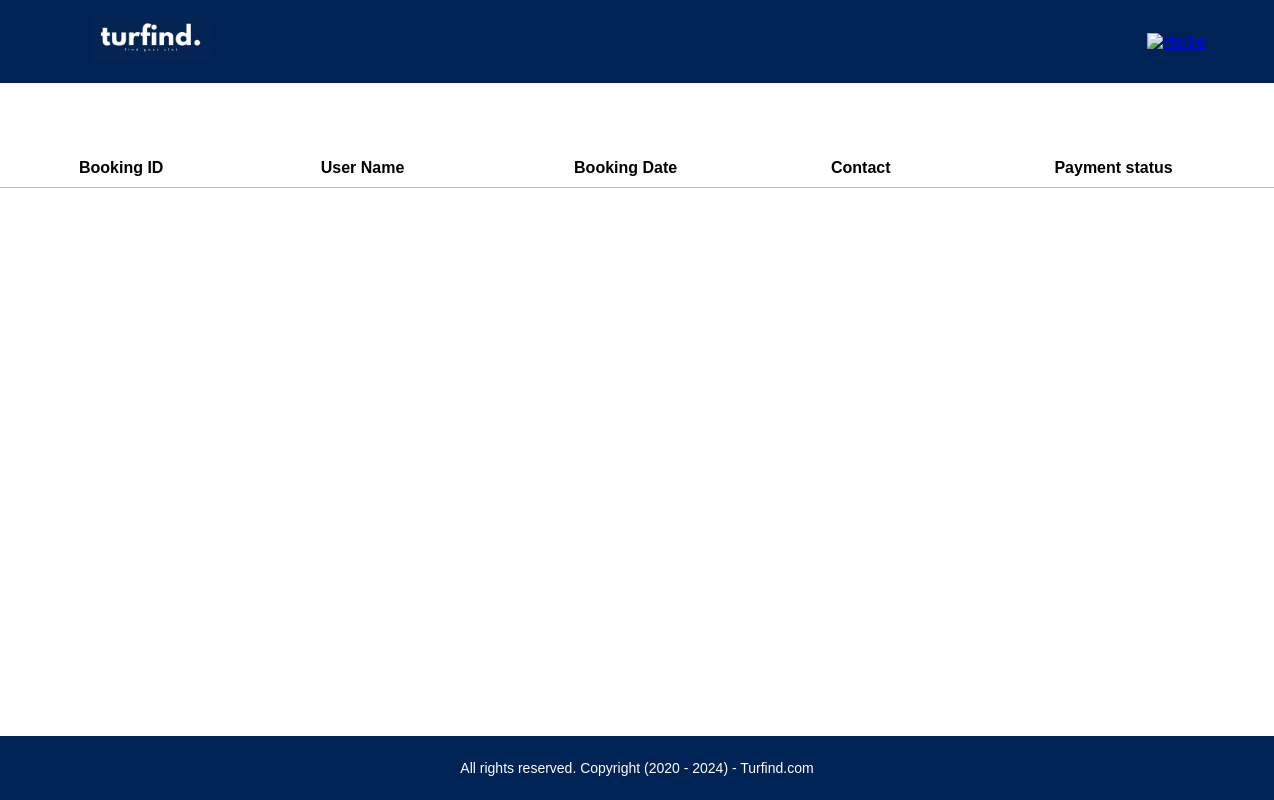
Page /ownerview/6 on the earlier database version.
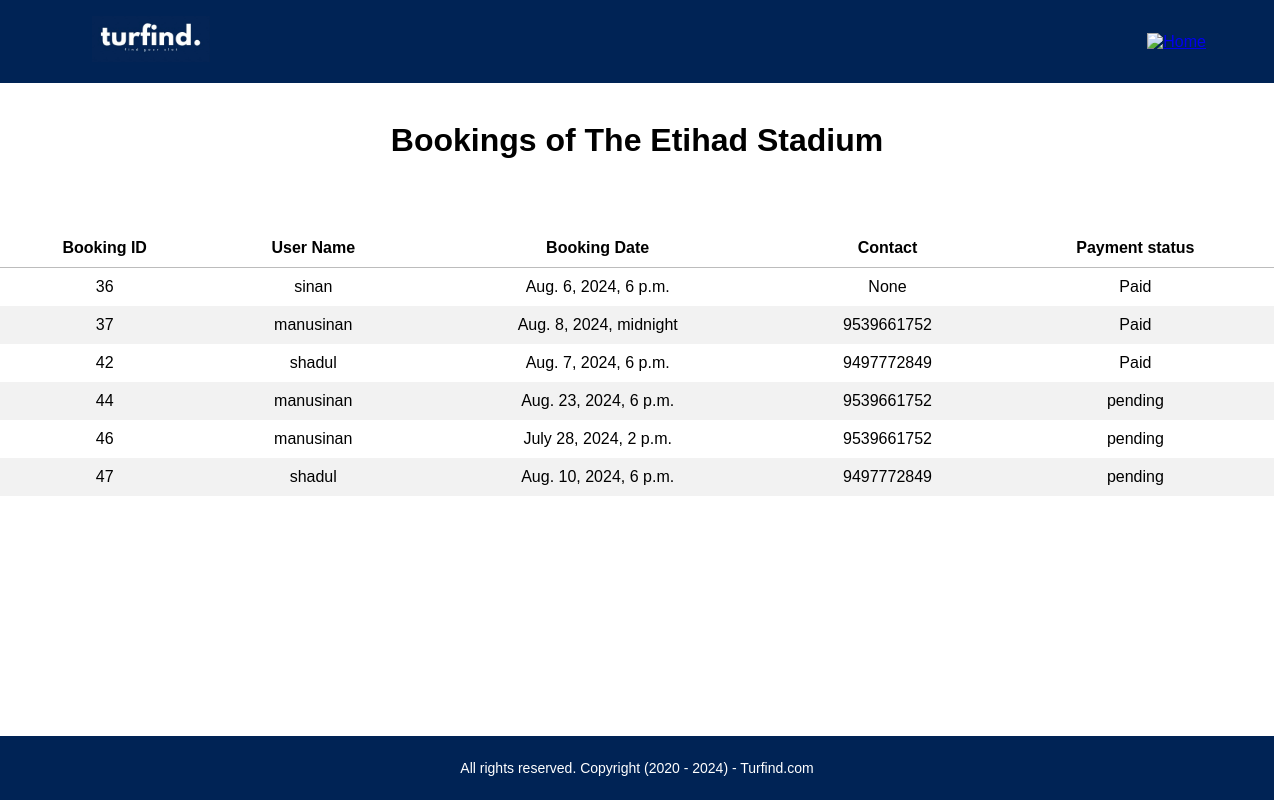
Same page on the later database version.
### turfindapp/models.py (models this page shows, shortened)
class Booking(models.Model):
    login_id = models.ForeignKey(LoginUser, on_delete=models.CASCADE)
    book_datetime = models.DateTimeField(null=True, blank=True)
    turf = models.ForeignKey(Turf, on_delete=models.CASCADE)
    payment_status = models.CharField(default="pending",max_length=100)
    payment_amount = models.IntegerField(null=True, blank=True)

class Turf(models.Model):
    CATEGORY_CHOICES = [
        ('iconic', 'Iconic Stadiums'),
        ('economical', 'Economical Grass Choices'),
        ('eleven_a_side', '11-a-side Turf'),
        ('newly_added', 'Newly Added Turfs'),
    ]
    turf_id = models.ForeignKey(TurfOwner, on_delete=models.CASCADE, default=1)
    turf_name = models.CharField(max_length=100)
    price = models.IntegerField()
    details = models.CharField(max_length=200)
    location = models.CharField(max_length=100)
    image = models.ImageField(upload_to='images')
    category = models.CharField(max_length=20, choices=CATEGORY_CHOICES, default='newly_added')

class LoginUser(AbstractUser):
    status_choices = (
        ('APPROVE', 'APPROVE'),
        ('REJECT', 'REJECT'),
    )
    status = models.CharField(choices=status_choices, max_length=20, default='PENDING', null=True, blank=True)
    user_type = models.CharField(max_length=50)
    phone = models.CharField(max_length=15, null=True, blank=True)

### turfindapp/views.py (the view)
# urls.py: path("ownerview/<int:id>", views.ownerview, name="ownerview"),
def ownerview(request, id):
    turf = Turf.objects.get(id=id)
    bookings = Booking.objects.filter(turf=turf)
    return render(request, "ownersview.html", {'bookings': bookings})

### templates/ownersview.html (shortened to what this page needs)
<!DOCTYPE html>
<html lang="en">
<head>
    {% load static %}
    <link rel="stylesheet" href="https://cdnjs.cloudflare.com/ajax/libs/font-awesome/4.7.0/css/font-awesome.min.css">
    <link rel="stylesheet" href="{% static 'css/ownerview.css' %}">
</head>
<body>
    <nav class="nav-bar">
        <div class="logo">
            <img src="{% static 'images/turfind.jpg' %}" alt="Logo" sizes="32x32" type="image/png">
        </div>
        <a href="{% url 'turflist' %}" class="home-link">
            <img src="{% static 'images/back.png' %}" alt="Home">
        </a>
    </nav>
    <br>
     {% if bookings %}
        <h1>Bookings of {{ bookings.0.turf.turf_name }}</h1>
    {% endif %}
    <br>
    <table id="bookings-table">
    <thead>
        <tr>
            <th>Booking ID</th>
            <th>User Name</th>
            <th>Booking Date</th>
            <th>Contact</th>
            <th>Payment status</th>
        </tr>
    </thead>
    <tbody>
        {% for booking in bookings %}
        <tr>
            <td>{{ booking.id }}</td>
            <td>{{ booking.login_id.username }}</td>
            <td>{{ booking.book_datetime }}</td>
            <td>{{ booking.login_id.phone }}</td>
            <td>{{ booking.payment_status }}</td>
        </tr>
        {% endfor %}
    </tbody>
</table>
    <footer class="footer">
        <p>All rights reserved. Copyright (2020 - 2024) - Turfind.com</p>
    </footer>
</body>
</html>

Differences in the rows shown:
added Booking: turf.turf_name "The Etihad Stadium", id "36", login_id.username "sinan", book_datetime "Aug. 6, 2024, 6 p.m.", login_id.phone "None", payment_status "Paid"
added Booking: id "37", login_id.username "manusinan", book_datetime "Aug. 8, 2024, midnight", login_id.phone "9539661752", payment_status "Paid"
added Booking: id "42", login_id.username "shadul", book_datetime "Aug. 7, 2024, 6 p.m.", login_id.phone "9497772849", payment_status "Paid"
added Booking: id "44", login_id.username "manusinan", book_datetime "Aug. 23, 2024, 6 p.m.", login_id.phone "9539661752", payment_status "pending"
added Booking: id "46", login_id.username "manusinan", book_datetime "July 28, 2024, 2 p.m.", login_id.phone "9539661752", payment_status "pending"
added Booking: id "47", login_id.username "shadul", book_datetime "Aug. 10, 2024, 6 p.m.", login_id.phone "9497772849", payment_status "pending"
Other differences:
text now shown: "Bookings of"
